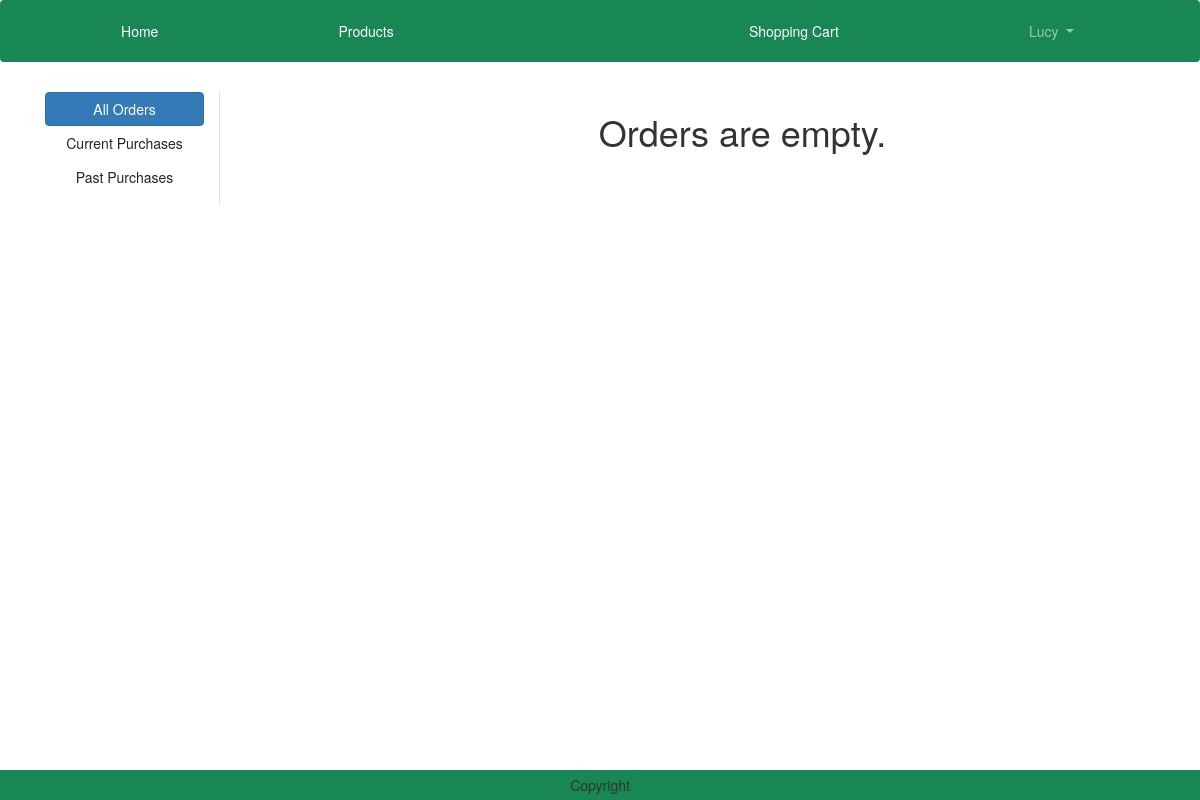
Page /orders/ (signed in) on the earlier database version.
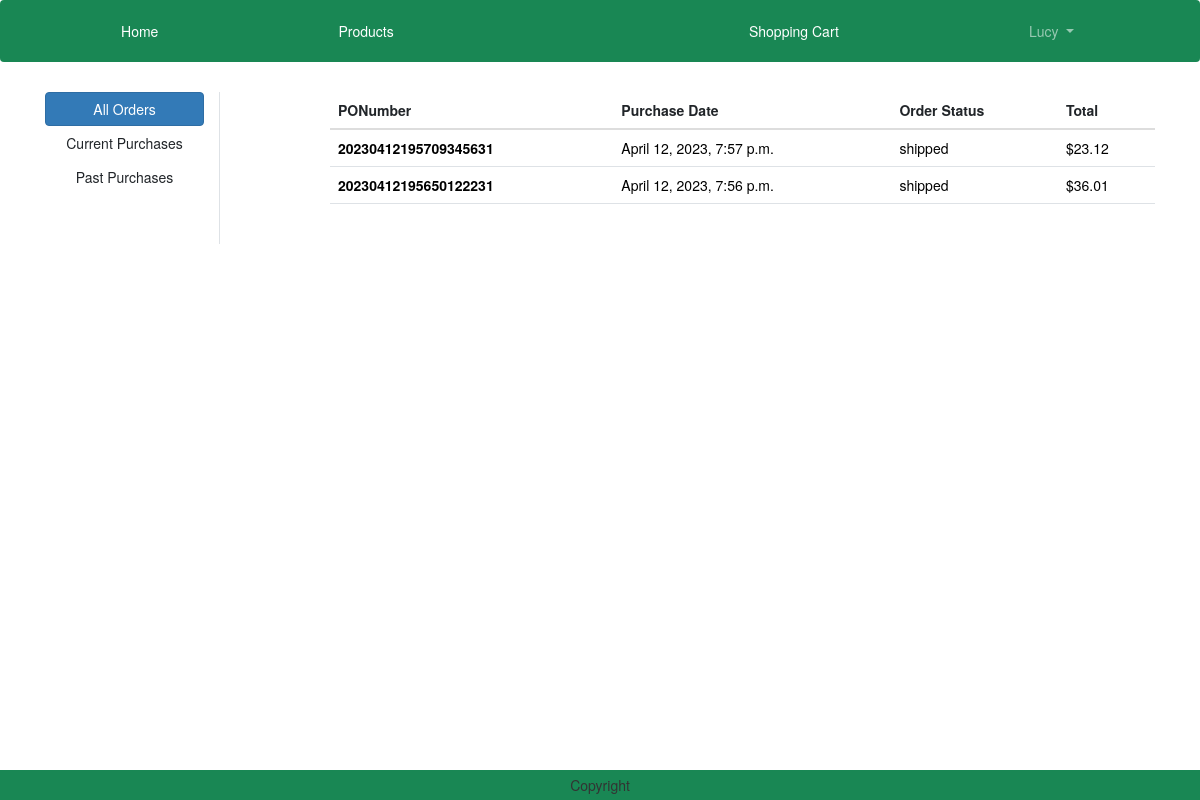
Same page on the later database version.
### order/models.py (models this page shows)
class Order(models.Model):
    PONumber = models.CharField(max_length=30, primary_key=True)
    purchaseDate = models.DateTimeField(default=datetime.now)
    status = models.CharField(default=ORDER_STATUS_CHOICES[0][0], choices=ORDER_STATUS_CHOICES, max_length=20)
    user = models.ForeignKey(User,on_delete=models.CASCADE)
    shipmentDate = models.DateTimeField(null=True)
    cancelDate = models.DateTimeField(null=True)
    vendor = models.ForeignKey('vendors.Vendor',on_delete=models.CASCADE, default=4)
    customer = models.ForeignKey('customers.Customer',on_delete=models.CASCADE)

### order/views.py (the view)
# urls.py: path('orders/', views.OrdersView.as_view(), name="orders"),
class OrdersView(View):
    def get(self, request):
        user = request.user
        filter = request.GET.get('filter')
        if filter == 'current':
            orders = Order.objects.filter(Q(user=user) & (Q(status="pending") | Q(status="hold"))).order_by('-purchaseDate')
        elif filter == 'past':
            orders = Order.objects.filter(Q(user=user) & (Q(status="shipped") | Q(status="cancelled"))).order_by('-purchaseDate')
        elif filter == 'pending':
            orders = Order.objects.filter(status="pending").order_by('-purchaseDate')
        elif filter == 'hold':
            orders = Order.objects.filter(status="hold").order_by('-purchaseDate')
        elif filter == 'pastOrders':
            orders = Order.objects.filter(Q(status="shipped") | Q(status="cancelled")).order_by('-purchaseDate')
        elif filter == 'allVendor':
            orders = Order.objects.all().order_by('-purchaseDate')
        else:
            filter == 'all'
            orders = Order.objects.filter(user=user).order_by('-purchaseDate')
        total = []
        for o in orders:
            PONumber = o.PONumber
            order = Order.objects.get(PONumber=PONumber)
            orderitems = OrderItem.objects.filter(order=order)
            sum = 0
            for oi in orderitems:
                sum = sum + oi.price
            total.append(sum)
        orderZip = zip(orders,total)
        context = {
           'orderZip': orderZip,
           'orders': orders,
           'filter': filter,
        }
        return render(request, 'orders.html', context)

### templates/orders.html (shortened to what this page needs)
{% extends 'base.html' %}
{% load static %}
{% block main-content %}
<div class="container my-5">
    <div class="row">
        <div class="col-sm-2 border-end">
            <ul class="list-unstyled">
                {% for group in request.user.groups.all %}
                    {% if group.name == 'Customer' %}
                        <li class="d-grid"><a href="{% url 'order:orders' %}?filter=all" class="btn btn-primary" {% if filter == 'all' %}class="active"{% endif %}>All Orders</a></li>
                        <li class="d-grid"><a href="{% url 'order:orders' %}?filter=current" class="btn" {% if filter == 'current' %}class="active"{% endif %}>Current Purchases</a></li>
                        <li class="d-grid"><a href="{% url 'order:orders' %}?filter=past" class="btn" {% if filter == 'past' %}class="active"{% endif %}>Past Purchases</a></li>
                    {% endif %}
                {% endfor %}
            </ul>
        </div>
        <div class="col-sm-9 offset-sm-1">
            {% if orders %}
                <div class="acss">
                    <table class="table">
                        <thead>
                            <tr>
                            <th scope="col">PONumber</th>
                            <th scope="col">Purchase Date</th>
                            <th scope="col">Order Status</th>
                            <th scope="col">Total</th>
                            </tr>
                        </thead>
                        <tbody>
                            {% for order,total in orderZip %}
                            <tr>
                                <th scope="row"><a href="{% url 'order:order_detail' order.PONumber  %}" style="text-decoration:none; color:black">{{order.PONumber}}</a></th>
                                <td><a href="{% url 'order:order_detail' order.PONumber  %}" style="text-decoration:none; color:black">{{order.purchaseDate}}</a></td>
                                <td><a href="{% url 'order:order_detail' order.PONumber  %}" style="text-decoration:none; color:black">{{order.status}}</a></td>
                                <td><a href="{% url 'order:order_detail' order.PONumber  %}" style="text-decoration:none; color:black">${{total}}</a></td>
                            </tr>
                            {% endfor %}
                        </tbody>
                    </table>
                        <br>
                </div>
            {% else %}
                <h1 class="text-center mb-5">Orders are empty.</h1>
            {% endif %}
        </div>
    </div>
</div>
{% endblock main-content %}

### templates/base.html (shortened to what this page needs)
<!DOCTYPE html>
{% load static %}
<html lang="en">
<head>
    <link href="https://cdn.jsdelivr.net/npm/bootstrap@5.3.0-alpha1/dist/css/bootstrap.min.css" rel="stylesheet">
    <link href="https://cdn.bootcss.com/bootstrap/3.3.7/css/bootstrap.min.css" rel="stylesheet">
    <link rel="stylesheet" href="{% static 'css/owl.carousel.min.css' %}">
    <link rel="stylesheet" href="{% static 'css/all.min.css' %}">
    <link rel="stylesheet" href="{% static 'css/style.css' %}">
    <link rel="stylesheet" href="https://cdnjs.cloudflare.com/ajax/libs/bootstrap-datetimepicker/4.17.47/css/bootstrap-datetimepicker.css">
</head>
<body>
    <nav class="navbar navbar-expand-lg navbar-dark bg-success nav-fill">
        <div class="container-fluid">
          <div class="collapse navbar-collapse" id="navbarSupportedContent">
            <ul class="navbar-nav me-auto mb-2 mb-lg-0" style="width:100%; text-align:center">
              <li class="nav-item" style="display:inline-block">
                <a class="nav-link active" aria-current="page" href="{% url 'products:home' %}">Home</a>
              </li>
              <li class="nav-item" style="display:inline-block">
                <a class="nav-link text-white" href="{% url 'products:products' %}">Products</a>
              </li>
            <li class="nav-item" style="display:inline-block">
            </li>
              {% if user.is_authenticated %}
                  {% for group in request.user.groups.all %}
                    {% if group.name == 'Vendor' %}
                      <li class="nav-item dropdown mx-2" style="display:inline-block">
                        <a class="nav-link dropdown-toggle" href="#" role="button" data-bs-toggle="dropdown" aria-expanded="false">
                          {{ user.username }}
                        </a>
                        <ul class="dropdown-menu" >
                          <li><a class="dropdown-item" href="{% url 'order:orders' %}?filter=allVendor">Orders</a></li>
                          <li><a class="dropdown-item" href="{% url 'logout' %}">Logout</a></li>
                        </ul>
                      </li>
                      <li class="nav-item mx-2" style="display:inline-block">
                        <a class="nav-link text-white" href="{% url 'products:productsAdd' %}">Add A New Product</a>
                      </li>
                    {% elif group.name == 'Customer' %}
                      <li class="nav-item mx-2" style="display:inline-block">
                          <a class="nav-link text-white" href="{% url 'shoppingcart' %}">Shopping Cart</a>
                      </li>
                      <li class="nav-item dropdown mx-2" style="display:inline-block">
                          <a class="nav-link dropdown-toggle" href="#" role="button" data-bs-toggle="dropdown" aria-expanded="false">
                            {{ user.username }}
                          </a>
                      </li>
                    {% endif %}
                  {% endfor %}
              {% endif %}
              </ul>
          </div>
        </div>
      </nav>
      {% block main-content %}{% endblock main-content %}
      <div>
        <div style="height:60px"></div>
        <footer class="container-fluid fixed-bottom bg-success text-center p-2 mt-5">
            Copyright
        </footer>
      </div>
</body>
</html>

Differences in the rows shown:
added Order: PONumber "20230412195709345631", purchaseDate "April 12, 2023, 7:57 p.m.", status "shipped", total "23.12"
added Order: PONumber "20230412195650122231", purchaseDate "April 12, 2023, 7:56 p.m.", status "shipped", total "36.01"
Other differences:
text no longer shown: "Orders are empty."
text now shown: "PONumber Purchase Date Order Status Total"
